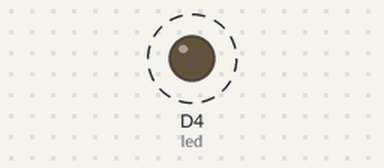
A sketch run on a simulated ESP8266 (NodeMCU). Parts: output pins drawn as LEDs (lit = HIGH). Dashed ring = blinking. WiFi joins after 1.5 s; servers stay silent unless stated; what the sketch prints to the serial monitor is not drawn.

Above: at 2.1 s.
Timing chart, 0 to 6.6 s (numbered marks = the images above):
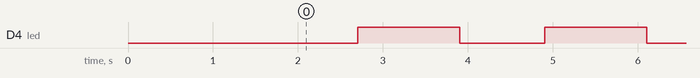

The sketch:

client.ino
```cpp
#include<SPI.h>
#include<ESP8266WiFi.h>

int led=D4;
char ssid[]="#subha";
char pass[]="5011truth";

IPAddress server(192,168,43,250);
WiFiClient client;

void setup(){
  Serial.begin(115200);
  WiFi.begin(ssid,pass);

  while(WiFi.status() != WL_CONNECTED){
    delay(500);
   Serial.println(".");

  }
  Serial.println("WiFi connected");
  pinMode(led,OUTPUT);
}

void loop(){
  client.connect(server,80);
  digitalWrite(led,LOW);
  Serial.print("hello server");
  String answer=client.readStringUntil('r');
  Serial.print(answer);
  client.flush();
  digitalWrite(led,HIGH);
  delay(1000);
}
```

Measured:
- by itself, D4 (led): alternates HIGH for 1.2 s and LOW for 1.0 s
